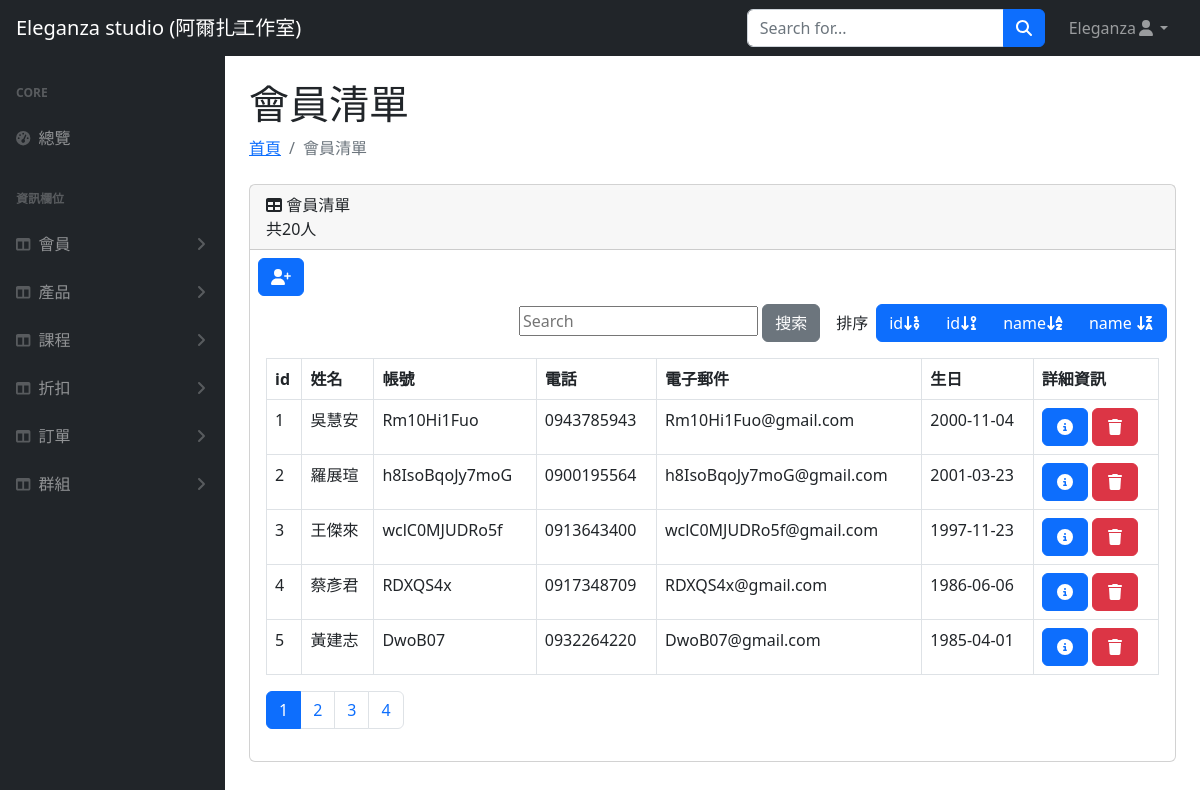
Screenshot of /users/user-list.php (signed in) with the database file from the repository.
### tables this page shows
CREATE TABLE `users` (
  `user_id` int(3) NOT NULL,
  `name` varchar(10) NOT NULL,
  `account` varchar(20) NOT NULL,
  `password` varchar(20) NOT NULL,
  `phone` varchar(10) NOT NULL,
  `email` varchar(30) NOT NULL,
  `level` varchar(10) DEFAULT NULL,
  `birth` date NOT NULL,
  `valid` int(1) NOT NULL
);

### users/user-list.php (the view, shortened to what this page needs)
<?php
require_once("../db_connect.php");
$perPage = 5;
$orderString = "";
$startIndex = "0";
$userCount = 0;
if (isset($_GET["order"])) {
    $order = (int)$_GET["order"];
} else {
    $order = 1;
}
$sqlAll = "SELECT * FROM users WHERE valid=1";
$resultAll = $conn->query($sqlAll);
$userTotalCount = $resultAll->num_rows;
$pageCount = ceil($userTotalCount / $perPage);
$searchString = '';
if (isset($_GET["p"])) {
    $p = max((int)$_GET["p"], 1);
    $startIndex = ($p - 1) * $perPage;
} else {
    $p = 1;
    $order = 1;
    $orderString = "ORDER BY user_id ASC";
}
$sql = "SELECT ROW_NUMBER() OVER (ORDER BY user_id) AS DisplayID, user_id, name, account, phone, email, birth
        FROM users
        WHERE valid=1 $searchString
        $orderString
        LIMIT $startIndex, $perPage";
$result = $conn->query($sql);
if ($result !== false) {
    $rows = $result->fetch_all(MYSQLI_ASSOC);
    $userCount = count($rows);
} else {
    echo "處理查詢失败：" . $conn->error;
    $userCount = 0;
}
if (isset($_GET["search"])) {
    $userCount = $result->num_rows;
} else {
    $userCount = $userTotalCount;
}
?>
<!DOCTYPE html>
<html lang="en">
<head>
    <link href="https://cdn.jsdelivr.net/npm/simple-datatables@7.1.2/dist/style.min.css" rel="stylesheet" />
    <link href="../css/styles.css" rel="stylesheet" />
</head>
<body class="sb-nav-fixed">
    <nav class="sb-topnav navbar navbar-expand navbar-dark bg-dark">
        <a class="navbar-brand ps-3" href="../index.php">Eleganza studio (阿爾扎工作室)</a>
        <button class="btn btn-link btn-sm order-1 order-lg-0 me-4 me-lg-0" id="sidebarToggle" href="#!"><i class="fas fa-bars"></i></button>
        <form class="d-none d-md-inline-block form-inline ms-auto me-0 me-md-3 my-2 my-md-0">
            <div class="input-group">
                <input class="form-control" type="text" placeholder="Search for..." aria-label="Search for..." aria-describedby="btnNavbarSearch" />
                <button class="btn btn-primary" id="btnNavbarSearch" type="button"><i class="fas fa-search"></i></button>
            </div>
        </form>
        <ul class="navbar-nav ms-auto ms-md-0 me-3 me-lg-4">
            <li class="nav-item dropdown">
                <a class="nav-link dropdown-toggle" id="navbarDropdown" href="#" role="button" data-bs-toggle="dropdown" aria-expanded="false"><?= $_SESSION["user"]["name"] ?><i class="fas fa-user fa-fw"></i></a>
            </li>
        </ul>
    </nav>
    <div id="layoutSidenav">
        <div id="layoutSidenav_nav">
            <nav class="sb-sidenav accordion sb-sidenav-dark" id="sidenavAccordion">
                <div class="sb-sidenav-menu">
                    <div class="nav">
                        <div class="sb-sidenav-menu-heading">Core</div>
                        <a class="nav-link" href="../index.php">
                            <div class="sb-nav-link-icon"><i class="fas fa-tachometer-alt"></i></div>
                            總覽
                        </a>
                        <div class="sb-sidenav-menu-heading">資訊欄位</div>
                        <a class="nav-link collapsed" href="#" data-bs-toggle="collapse" data-bs-target="#users" aria-expanded="false" aria-controls="collapseLayouts">
                            <div class="sb-nav-link-icon"><i class="fas fa-columns"></i></div>
                            會員
                            <div class="sb-sidenav-collapse-arrow"><i class="fas fa-angle-down"></i></div>
                        </a>
                        <a class="nav-link collapsed" href="#" data-bs-toggle="collapse" data-bs-target="#products" aria-expanded="false" aria-controls="collapseLayouts">
                            <div class="sb-nav-link-icon"><i class="fas fa-columns"></i></div>
                            產品
                            <div class="sb-sidenav-collapse-arrow"><i class="fas fa-angle-down"></i></div>
                        </a>
                        <a class="nav-link collapsed" href="#" data-bs-toggle="collapse" data-bs-target="#courses" aria-expanded="false" aria-controls="courses">
                            <div class="sb-nav-link-icon"><i class="fas fa-columns"></i></div>
                            課程
                            <div class="sb-sidenav-collapse-arrow"><i class="fas fa-angle-down"></i></div>
                        </a>
                        <a class="nav-link collapsed" href="#" data-bs-toggle="collapse" data-bs-target="#discounts" aria-expanded="false" aria-controls="collapseLayouts">
                            <div class="sb-nav-link-icon"><i class="fas fa-columns"></i></div>
                            折扣
                            <div class="sb-sidenav-collapse-arrow"><i class="fas fa-angle-down"></i></div>
                        </a>
                        <a class="nav-link collapsed" href="#" data-bs-toggle="collapse" data-bs-target="#orders" aria-expanded="false" aria-controls="collapseLayouts">
                            <div class="sb-nav-link-icon"><i class="fas fa-columns"></i></div>
                            訂單
                            <div class="sb-sidenav-collapse-arrow"><i class="fas fa-angle-down"></i></div>
                        </a>
                        <a class="nav-link collapsed" href="#" data-bs-toggle="collapse" data-bs-target="#groups" aria-expanded="false" aria-controls="groups">
                            <div class="sb-nav-link-icon"><i class="fas fa-columns"></i></div>
                            群組
                            <div class="sb-sidenav-collapse-arrow"><i class="fas fa-angle-down"></i></div>
                        </a>
                    </div>
                </div>
            </nav>
        </div>
        <div id="layoutSidenav_content">
            <main>
                <div class="container px-4">
                    <h1 class="mt-4">會員清單</h1>
                    <ol class="breadcrumb mb-4">
                        <li class="breadcrumb-item"><a href="../index.php">首頁</a></li>
                        <li class="breadcrumb-item active">會員清單</li>
                    </ol>
                    <div class="card mb-4">
                        <div class="card-header">
                            <i class="fas fa-table"></i>
                            會員清單
                            <div>
                                共<?= $userCount ?>人
                            </div>
                        </div>
                        <div class="d-flex justify-content-between">
                            <div class="py-2 ms-2">
                                <a href="/Eleganza/add-user.php" name="" class="btn btn-primary" role="button"><i class="fa-solid fa-user-plus fa-fw"></i></a>
                            </div>
                        </div>
                        <?php if (!isset($_GET["search"])) : ?>
                            <div class="px-2 justify-content-end d-flex align-items-center">
                                <form action="user-list.php" method="get" class="">
                                    <input type="text" name="search" placeholder="Search
                                    ">
                                    <button type="submit" class="btn btn-secondary me-3">搜索</button>
                                </form>
                                <div class="me-2">排序</div>
                                <div class="btn-group">
                                    <a class="btn btn-primary" <?php if ($order == 1) echo "active" ?> href="user-list.php?order=1&p=<?= $p ?>">id<i class="fa-solid fa-arrow-down-1-9"></i></a>
                                    <a class="btn btn-primary" <?php if ($order == 2) echo "active" ?> href="user-list.php?order=2&p=<?= $p ?>">id<i class="fa-solid fa-arrow-down-9-1"></i></a>
                                    <a class="btn btn-primary" <?php if ($order == 3) echo "active" ?> href="user-list.php?order=3&p=<?= $p ?>">name<i class="fa-solid fa-arrow-down-a-z"></i></a>
                                    <a class="btn btn-primary" <?php if ($order == 4) echo "active" ?> href="user-list.php?order=4&p=<?= $p ?>">name <i class="fa-solid fa-arrow-down-z-a"></i></a>
                                </div>
                            <?php endif; ?>
                            </div>
                            <div class="card-body">
                                <?php if ($userCount > 0) : ?>
                                    <table id="" class="table table-bordered">
                                        <thead>
                                            <tr>
                                                <th>id</th>
                                                <th>姓名</th>
                                                <th>帳號</th>
                                                <th>電話</th>
                                                <th>電子郵件</th>
                                                <th>生日</th>
                                                <th>詳細資訊</th>
                                            </tr>
                                        </thead>
                                        <tbody>
                                            <?php
                                            foreach ($rows as $user) :
                                            ?>
                                                <tr>
                                                    <td id="id"><?= $user["DisplayID"] ?></td>
                                                    <td id="name"><?= $user["name"] ?></td>
                                                    <td id="account"><?= $user["account"] ?></td>
                                                    <td id="phone"><?= $user["phone"] ?></td>
                                                    <td id="email"><?= $user["email"] ?></td>
                                                    <td id="birth"><?= $user["birth"] ?></td>
                                                    <td><a class="btn btn-primary" href="user.php?id=<?= $user["user_id"] ?>" role="button"><i class="fa-solid fa-circle-info fa-fw"></i></a>
                                                        <button class="btn btn-danger" data-id="<?= $user["user_id"] ?>" data-bs-toggle="modal" data-bs-target="#confirmModal"><i class="fa-solid fa-trash fa-fw"></i></button>
                                                    </td>
                                                </tr>
                                            <?php endforeach; ?>
                                        </tbody>
                                    </table>
                                    <?php if (!isset($_GET["search"])) : ?>
                                        <nav aria-label="Page navigation example">
                                            <ul class="pagination">
                                                <?php for ($i = 1; $i <= $pageCount; $i++) : ?>
                                                    <li class="page-item <?php if ($i == $p) echo "active"; ?>">
                                                        <a class="page-link" href="user-list.php?order=<?= $order ?>&p=<?= $i ?>"><?= $i ?></a>
                                                    </li>
                                                <?php endfor; ?>
                                            </ul>
                                        </nav>
                                    <?php endif; ?>
                                <?php else : ?>
                                    沒有使用者
                                <?php endif; ?>
                            </div>
                    </div>
                </div>
            </main>
        </div>
    </div>
</body>
</html>

### rows the page displays
users: DisplayID "1", name "吳慧安", account "Rm10Hi1Fuo", phone "0943785943", email "Rm10Hi1Fuo@gmail.com", birth "2000-11-04"
users: DisplayID "2", name "羅展瑄", account "h8IsoBqoJy7moG", phone "0900195564", email "h8IsoBqoJy7moG@gmail.com", birth "2001-03-23"
users: DisplayID "3", name "王傑來", account "wclC0MJUDRo5f", phone "0913643400", email "wclC0MJUDRo5f@gmail.com", birth "1997-11-23"
users: DisplayID "4", name "蔡彥君", account "RDXQS4x", phone "0917348709", email "RDXQS4x@gmail.com", birth "1986-06-06"
users: DisplayID "5", name "黃建志", account "DwoB07", phone "0932264220", email "DwoB07@gmail.com", birth "1985-04-01"

### other values shown
$_SESSION["user"]["name"] "Eleganza"
$userCount "20"
